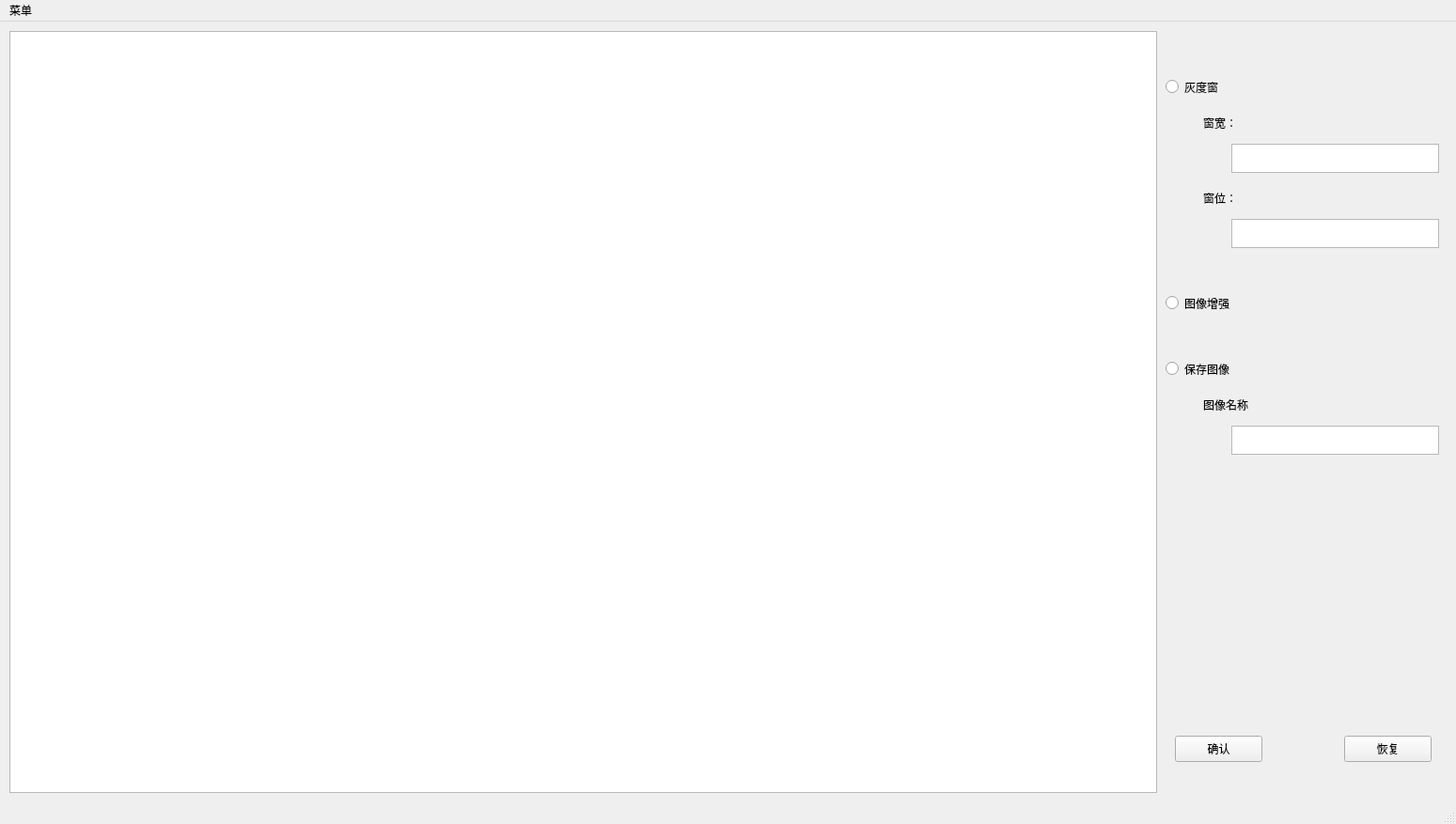
<?xml version="1.0" encoding="UTF-8"?>
<ui version="4.0">
 <class>lab4</class>
 <widget class="QMainWindow" name="lab4">
  <property name="geometry">
   <rect>
    <x>0</x>
    <y>0</y>
    <width>1549</width>
    <height>877</height>
   </rect>
  </property>
  <property name="windowTitle">
   <string>MainWindow</string>
  </property>
  <widget class="QWidget" name="centralwidget">
   <widget class="QGraphicsView" name="pic">
    <property name="geometry">
     <rect>
      <x>10</x>
      <y>10</y>
      <width>1221</width>
      <height>811</height>
     </rect>
    </property>
   </widget>
   <widget class="QPushButton" name="pushButton">
    <property name="geometry">
     <rect>
      <x>1250</x>
      <y>760</y>
      <width>93</width>
      <height>28</height>
     </rect>
    </property>
    <property name="text">
     <string>确认</string>
    </property>
   </widget>
   <widget class="QTextEdit" name="w_loc">
    <property name="geometry">
     <rect>
      <x>1310</x>
      <y>210</y>
      <width>221</width>
      <height>31</height>
     </rect>
    </property>
   </widget>
   <widget class="QPushButton" name="pushButton_2">
    <property name="geometry">
     <rect>
      <x>1430</x>
      <y>760</y>
      <width>93</width>
      <height>28</height>
     </rect>
    </property>
    <property name="text">
     <string>恢复</string>
    </property>
   </widget>
   <widget class="QLabel" name="label_8">
    <property name="geometry">
     <rect>
      <x>1280</x>
      <y>100</y>
      <width>72</width>
      <height>15</height>
     </rect>
    </property>
    <property name="text">
     <string>窗宽：</string>
    </property>
   </widget>
   <widget class="QTextEdit" name="w_wid">
    <property name="geometry">
     <rect>
      <x>1310</x>
      <y>130</y>
      <width>221</width>
      <height>31</height>
     </rect>
    </property>
   </widget>
   <widget class="QLabel" name="label_9">
    <property name="geometry">
     <rect>
      <x>1280</x>
      <y>180</y>
      <width>72</width>
      <height>15</height>
     </rect>
    </property>
    <property name="text">
     <string>窗位：</string>
    </property>
   </widget>
   <widget class="QRadioButton" name="img_window">
    <property name="geometry">
     <rect>
      <x>1240</x>
      <y>60</y>
      <width>115</width>
      <height>19</height>
     </rect>
    </property>
    <property name="text">
     <string>灰度窗</string>
    </property>
    <property name="autoExclusive">
     <bool>false</bool>
    </property>
   </widget>
   <widget class="QRadioButton" name="img_intensify">
    <property name="geometry">
     <rect>
      <x>1240</x>
      <y>290</y>
      <width>115</width>
      <height>19</height>
     </rect>
    </property>
    <property name="text">
     <string>图像增强</string>
    </property>
    <property name="autoExclusive">
     <bool>false</bool>
    </property>
   </widget>
   <widget class="QRadioButton" name="img_save">
    <property name="geometry">
     <rect>
      <x>1240</x>
      <y>360</y>
      <width>115</width>
      <height>19</height>
     </rect>
    </property>
    <property name="text">
     <string>保存图像</string>
    </property>
    <property name="autoExclusive">
     <bool>false</bool>
    </property>
   </widget>
   <widget class="QTextEdit" name="save_name">
    <property name="geometry">
     <rect>
      <x>1310</x>
      <y>430</y>
      <width>221</width>
      <height>31</height>
     </rect>
    </property>
   </widget>
   <widget class="QLabel" name="label_10">
    <property name="geometry">
     <rect>
      <x>1280</x>
      <y>400</y>
      <width>72</width>
      <height>15</height>
     </rect>
    </property>
    <property name="text">
     <string>图像名称</string>
    </property>
   </widget>
  </widget>
  <widget class="QMenuBar" name="menubar">
   <property name="geometry">
    <rect>
     <x>0</x>
     <y>0</y>
     <width>1549</width>
     <height>26</height>
    </rect>
   </property>
   <widget class="QMenu" name="menu">
    <property name="title">
     <string>菜单</string>
    </property>
    <addaction name="actionraw"/>
    <addaction name="actionother"/>
   </widget>
   <addaction name="menu"/>
  </widget>
  <widget class="QStatusBar" name="statusbar"/>
  <action name="actionraw">
   <property name="text">
    <string>raw</string>
   </property>
  </action>
  <action name="actionother">
   <property name="text">
    <string>other</string>
   </property>
  </action>
 </widget>
 <resources/>
 <connections/>
</ui>
